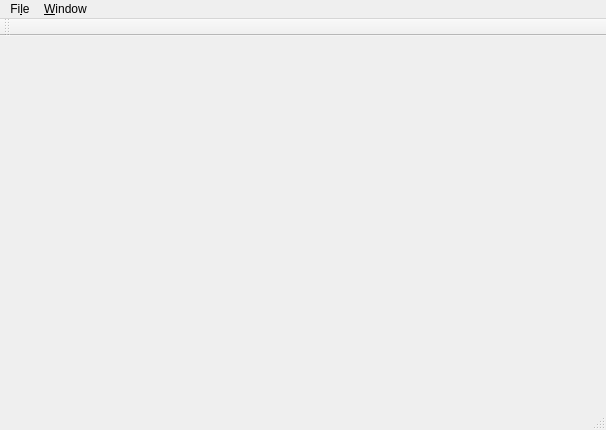
<?xml version="1.0" encoding="UTF-8"?>
<ui version="4.0">
 <class>MainWindow</class>
 <widget class="QMainWindow" name="MainWindow">
  <property name="geometry">
   <rect>
    <x>0</x>
    <y>0</y>
    <width>606</width>
    <height>430</height>
   </rect>
  </property>
  <property name="windowTitle">
   <string>JSMapper Studio</string>
  </property>
  <widget class="QWidget" name="centralWidget"/>
  <widget class="QMenuBar" name="menuBar">
   <property name="geometry">
    <rect>
     <x>0</x>
     <y>0</y>
     <width>606</width>
     <height>19</height>
    </rect>
   </property>
   <widget class="QMenu" name="menuFile">
    <property name="title">
     <string>Fi&amp;le</string>
    </property>
    <addaction name="actionNew"/>
    <addaction name="actionOpen"/>
    <addaction name="actionSave"/>
    <addaction name="actionSaveAs"/>
    <addaction name="separator"/>
    <addaction name="actionQuit"/>
   </widget>
   <widget class="QMenu" name="menuWindow">
    <property name="title">
     <string>&amp;Window</string>
    </property>
   </widget>
   <addaction name="menuFile"/>
   <addaction name="menuWindow"/>
  </widget>
  <widget class="QToolBar" name="mainToolBar">
   <property name="windowTitle">
    <string>Toolbar</string>
   </property>
   <attribute name="toolBarArea">
    <enum>TopToolBarArea</enum>
   </attribute>
   <attribute name="toolBarBreak">
    <bool>false</bool>
   </attribute>
  </widget>
  <widget class="QStatusBar" name="statusBar"/>
  <action name="actionNew">
   <property name="text">
    <string>&amp;New...</string>
   </property>
   <property name="shortcut">
    <string>Ctrl+N</string>
   </property>
  </action>
  <action name="actionQuit">
   <property name="text">
    <string>&amp;Quit</string>
   </property>
   <property name="shortcut">
    <string>Ctrl+Q</string>
   </property>
  </action>
  <action name="actionOpen">
   <property name="text">
    <string>&amp;Open...</string>
   </property>
  </action>
  <action name="actionSave">
   <property name="text">
    <string>&amp;Save</string>
   </property>
  </action>
  <action name="actionSaveAs">
   <property name="text">
    <string>Sa&amp;ve as...</string>
   </property>
  </action>
 </widget>
 <layoutdefault spacing="6" margin="11"/>
 <resources/>
 <connections/>
</ui>
